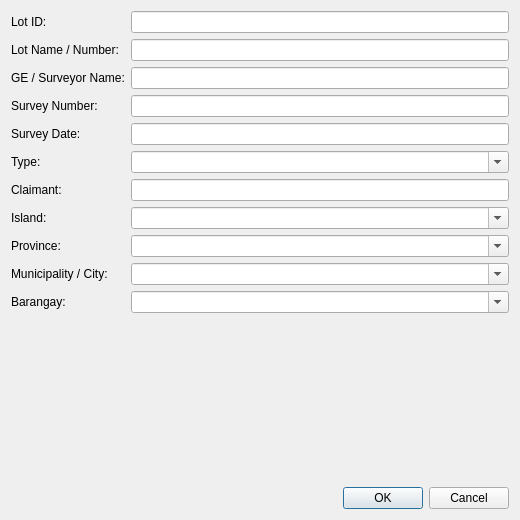
<?xml version="1.0" encoding="UTF-8"?>
<ui version="4.0">
 <class>LotDetailsDialog</class>
 <widget class="QDialog" name="LotDetailsDialog">
  <property name="geometry">
   <rect>
    <x>0</x>
    <y>0</y>
    <width>520</width>
    <height>520</height>
   </rect>
  </property>
  <property name="windowTitle">
   <string>Lot / Claimant Details</string>
  </property>
  <layout class="QVBoxLayout" name="verticalLayout">
   <item>
    <layout class="QFormLayout" name="form_layout">
     <item row="0" column="0">
      <widget class="QLabel" name="lot_id_label">
       <property name="text">
        <string>Lot ID:</string>
       </property>
      </widget>
     </item>
     <item row="0" column="1">
      <widget class="QLineEdit" name="lot_id">
       <property name="readOnly">
        <bool>true</bool>
       </property>
      </widget>
     </item>
     <item row="1" column="0">
      <widget class="QLabel" name="lot_name_label">
       <property name="text">
        <string>Lot Name / Number:</string>
       </property>
      </widget>
     </item>
     <item row="1" column="1">
      <widget class="QLineEdit" name="lot_name"/>
     </item>
     <item row="2" column="0">
      <widget class="QLabel" name="ge_name_label">
       <property name="text">
        <string>GE / Surveyor Name:</string>
       </property>
      </widget>
     </item>
     <item row="2" column="1">
      <widget class="QLineEdit" name="ge_name"/>
     </item>
     <item row="3" column="0">
      <widget class="QLabel" name="survey_number_label">
       <property name="text">
        <string>Survey Number:</string>
       </property>
      </widget>
     </item>
     <item row="3" column="1">
      <widget class="QLineEdit" name="survey_number"/>
     </item>
     <item row="4" column="0">
      <widget class="QLabel" name="survey_date_label">
       <property name="text">
        <string>Survey Date:</string>
       </property>
      </widget>
     </item>
     <item row="4" column="1">
      <widget class="QLineEdit" name="survey_date"/>
     </item>
     <item row="5" column="0">
      <widget class="QLabel" name="type_label">
       <property name="text">
        <string>Type:</string>
       </property>
      </widget>
     </item>
     <item row="5" column="1">
      <widget class="QComboBox" name="type_combo">
       <property name="editable">
        <bool>true</bool>
       </property>
      </widget>
     </item>
     <item row="6" column="0">
      <widget class="QLabel" name="claimant_label">
       <property name="text">
        <string>Claimant:</string>
       </property>
      </widget>
     </item>
     <item row="6" column="1">
      <widget class="QLineEdit" name="claimant"/>
     </item>
     <item row="7" column="0">
      <widget class="QLabel" name="island_label">
       <property name="text">
        <string>Island:</string>
       </property>
      </widget>
     </item>
     <item row="7" column="1">
      <widget class="QComboBox" name="island_combo">
       <property name="editable">
        <bool>true</bool>
       </property>
      </widget>
     </item>
     <item row="8" column="0">
      <widget class="QLabel" name="province_label">
       <property name="text">
        <string>Province:</string>
       </property>
      </widget>
     </item>
     <item row="8" column="1">
      <widget class="QComboBox" name="province_combo">
       <property name="editable">
        <bool>true</bool>
       </property>
      </widget>
     </item>
     <item row="9" column="0">
      <widget class="QLabel" name="municipality_label">
       <property name="text">
        <string>Municipality / City:</string>
       </property>
      </widget>
     </item>
     <item row="9" column="1">
      <widget class="QComboBox" name="municipality_combo">
       <property name="editable">
        <bool>true</bool>
       </property>
      </widget>
     </item>
     <item row="10" column="0">
      <widget class="QLabel" name="barangay_label">
       <property name="text">
        <string>Barangay:</string>
       </property>
      </widget>
     </item>
     <item row="10" column="1">
      <widget class="QComboBox" name="barangay_combo">
       <property name="editable">
        <bool>true</bool>
       </property>
      </widget>
     </item>
    </layout>
   </item>
   <item>
    <spacer name="vertical_spacer">
     <property name="orientation">
      <enum>Qt::Vertical</enum>
     </property>
     <property name="sizeHint" stdset="0">
      <size>
       <width>20</width>
       <height>40</height>
      </size>
     </property>
    </spacer>
   </item>
   <item>
    <widget class="QDialogButtonBox" name="button_box">
     <property name="orientation">
      <enum>Qt::Horizontal</enum>
     </property>
     <property name="standardButtons">
      <set>QDialogButtonBox::Cancel|QDialogButtonBox::Ok</set>
     </property>
    </widget>
   </item>
  </layout>
 </widget>
 <resources/>
 <connections>
  <connection>
   <sender>button_box</sender>
   <signal>accepted()</signal>
   <receiver>LotDetailsDialog</receiver>
   <slot>accept()</slot>
   <hints>
    <hint type="sourcelabel">
     <x>248</x>
     <y>254</y>
    </hint>
    <hint type="destinationlabel">
     <x>157</x>
     <y>274</y>
    </hint>
   </hints>
  </connection>
  <connection>
   <sender>button_box</sender>
   <signal>rejected()</signal>
   <receiver>LotDetailsDialog</receiver>
   <slot>reject()</slot>
   <hints>
    <hint type="sourcelabel">
     <x>316</x>
     <y>260</y>
    </hint>
    <hint type="destinationlabel">
     <x>286</x>
     <y>274</y>
    </hint>
   </hints>
  </connection>
 </connections>
</ui>
